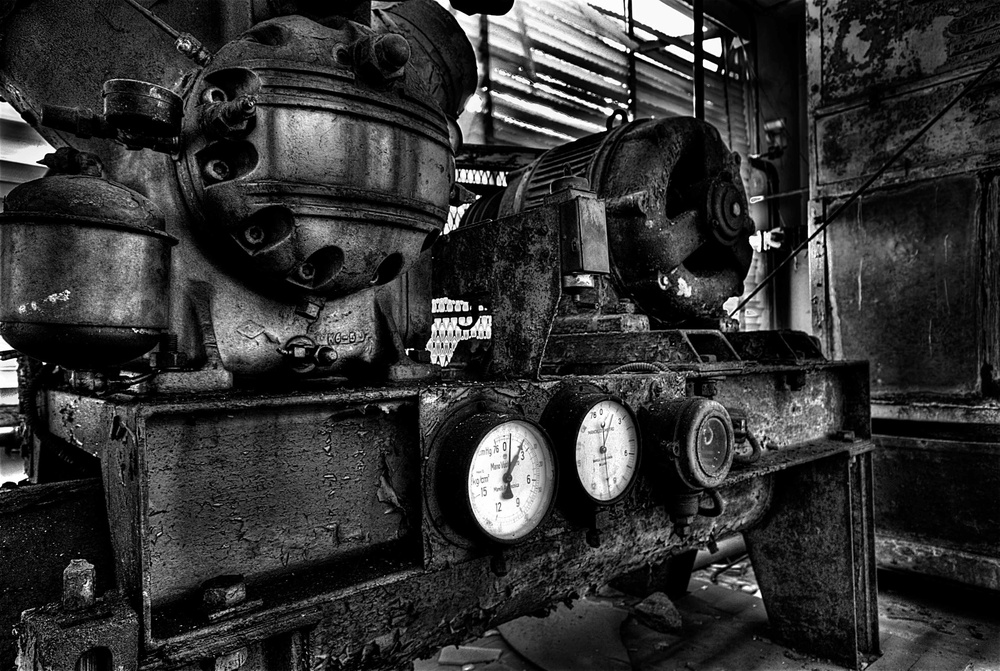
%> input picture PROCESAMIENTO DIGITAL DE IMAGENES/fotoAntigua1.jpg, 1000 x 671 px, shrunk from 3500 x 2347 before the run
$ octave PDI_Practica11.m   (GNU Octave 9; MATLAB toolbox functions it lacks are replaced by stand-ins)
%> lines starting %> are read from the running program, lines starting %| are printed output that depends on the picture
clear all
close all

%% Ecualizador
clear all
close all
%img1 = imread('fotoAntigua.jpg');
img1 = imread('fotoAntigua1.jpg');
%> img1 is the input picture: size 671x1000x3 uint8; min 0, max 255, mean 50

figure
nexttile;
imshow(img1)
nexttile;
imshow(histeq(img1, 10))

figure
subplot(211)
imhist(img1)
subplot(212)
imhist(histeq(img1))
%> figure, not shown here; panel 1: highest point at x = 0, y = 175158; panel 2: highest point at x = 20, y = 175158

img1 = imread('fotoAntigua.jpg');
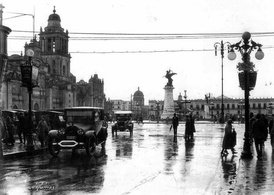
%> input picture PROCESAMIENTO DIGITAL DE IMAGENES/fotoAntigua.jpg, 274 x 195 px, shrunk from 960 x 681 before the run
%> img1 is the input picture: size 195x274x3 uint8; min 0, max 255, mean 160.6

figure
nexttile;
imshow(img1)
nexttile;
imshow(histeq(img1))

figure
subplot(211)
imhist(img1)
subplot(212)
imhist(histeq(img1))
%> figure, not shown here; panel 1: highest point at x = 254, y = 29013; panel 2: highest point at x = 247, y = 29013


img1 = imread('galaxia2.jpg');
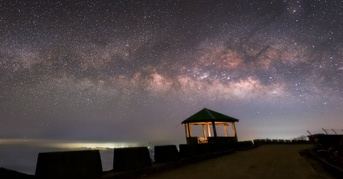
%> input picture PROCESAMIENTO DIGITAL DE IMAGENES/galaxia2.jpg, 343 x 179 px, shrunk from 1200 x 627 before the run
%> img1 is the input picture: size 179x343x3 uint8; mean R, G, B 81.2, 72.3, 74.6

figure
nexttile;
imshow(img1)
nexttile;
imshow(histeq(img1, 3))

figure
subplot(211)
imhist(img1)
subplot(212)
imhist(histeq(img1, 3))
%> figure, not shown here; panel 1: highest point at x = 0, y = 4948; panel 2: highest point at x = 0, y = 91715


figure
nexttile;
imshow(img1)
nexttile;
imshow(histeq(img1, 64))

figure
subplot(211)
imhist(img1)
subplot(212)
imhist(histeq(img1, 64))
%> figure, not shown here; panel 1: highest point at x = 0, y = 4948; panel 2: highest point at x = 4, y = 4948


img1 = imread('fauna.jpg');
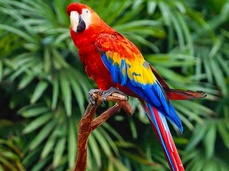
%> input picture PROCESAMIENTO DIGITAL DE IMAGENES/fauna.jpg, 229 x 171 px, shrunk from 800 x 600 before the run
%> img1 is the input picture: size 171x229x3 uint8; mean R, G, B 79.6, 94.4, 55.8

figure
nexttile;
imshow(img1)
nexttile;
imshow(histeq(img1))

figure
subplot(211)
imhist(img1)
subplot(212)
imhist(histeq(img1))
%> figure, not shown here; panel 1: highest point at x = 0, y = 1858; panel 2: highest point at x = 28, y = 2611


img1 = imread('colores.jpg');
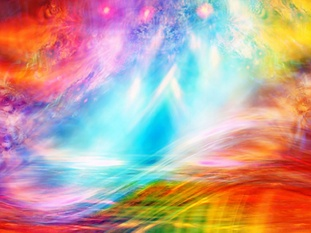
%> input picture PROCESAMIENTO DIGITAL DE IMAGENES/colores.jpg, 311 x 233 px, shrunk from 1087 x 816 before the run
%> img1 is the input picture: size 233x311x3 uint8; mean R, G, B 192.5, 161.1, 154.7

figure
nexttile;
imshow(img1)
nexttile;
imshow(histeq(img1))

figure
subplot(211)
imhist(img1)
subplot(212)
imhist(histeq(img1))
%> figure, not shown here; panel 1: highest point at x = 244, y = 2667; panel 2: highest point at x = 247, y = 5212


%% Logaritmica
clear all
close all
img1 = imread('bosque.jpg');
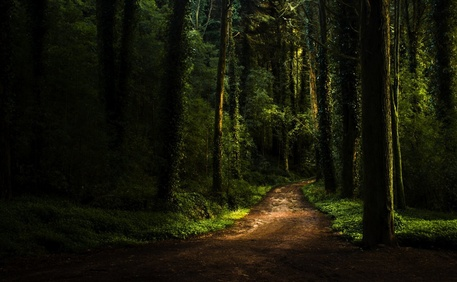
%> input picture PROCESAMIENTO DIGITAL DE IMAGENES/bosque.jpg, 457 x 282 px, shrunk from 1600 x 986 before the run
%> img1 is the input picture: size 282x457x3 uint8; mean R, G, B 23.6, 23.8, 9.3
g = .25 * log (1 + double(img1));
g1 = .1 * log (1 + double(img1));

figure
nexttile;
imshow(img1)
nexttile;
imshow(g)
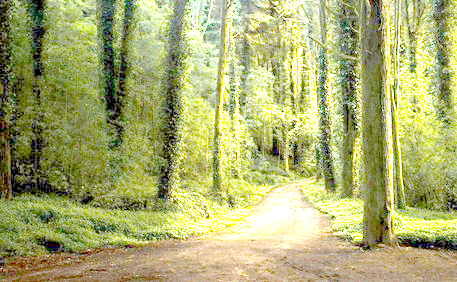
%> displayed picture: size 282x457x3, on the screen's scale of 0 to 255; mean R, G, B 170.4, 174.2, 110.4
nexttile;
imshow(g1)

figure
subplot(311)
imhist(img1)
subplot(312)
imhist(g)
subplot(313)
imhist(g1)
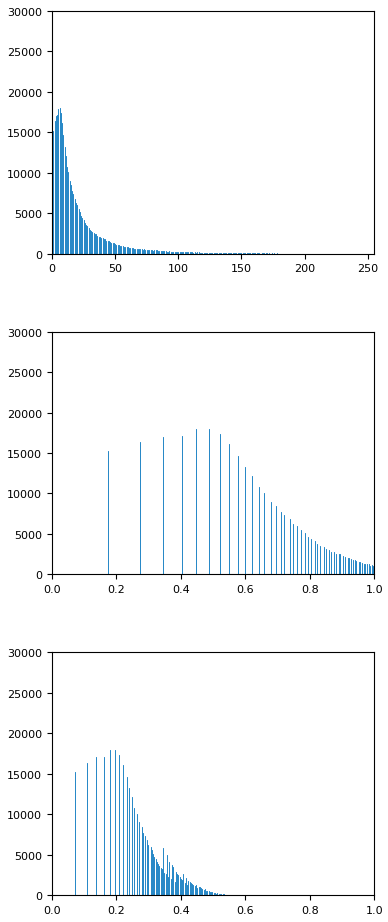
%> figure redrawn from the program's plot data, 3 panels; panel 1: highest point at x = 0, y = 27589; panel 2: highest point at x = 1, y = 29793

%> (the run ends here)
